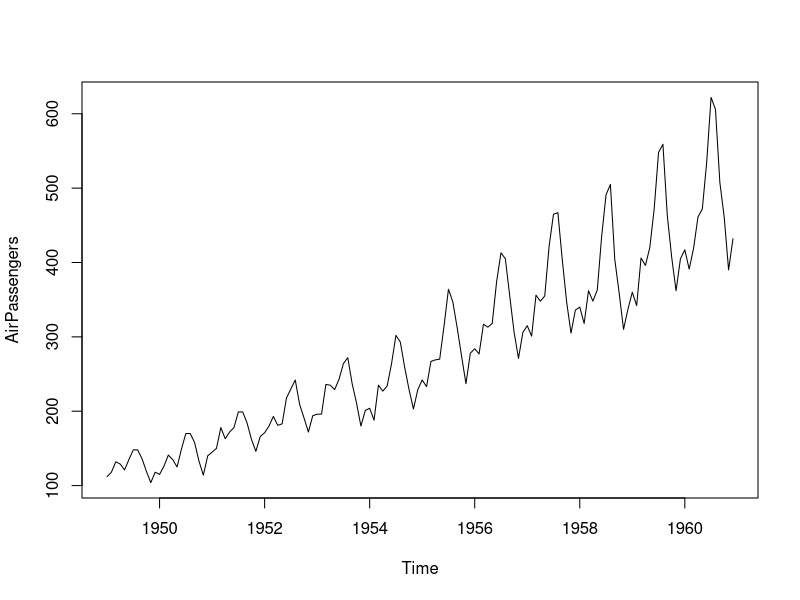
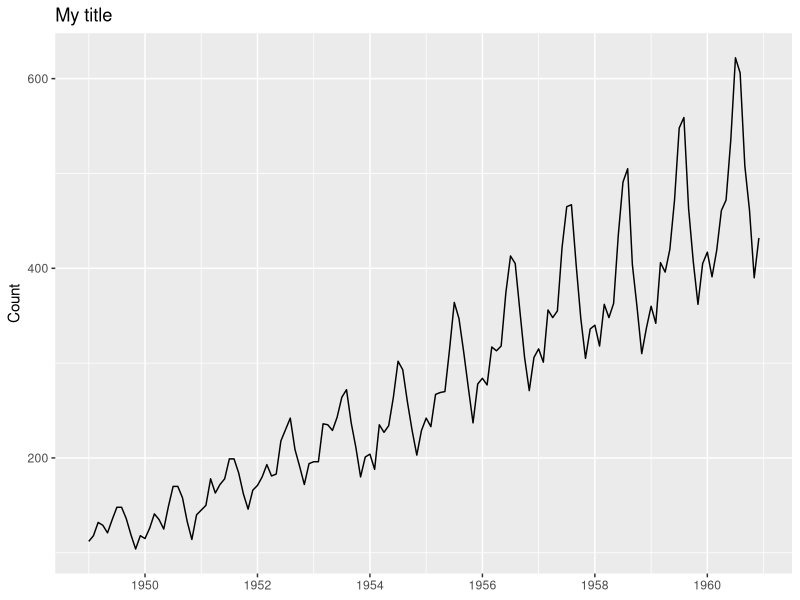

Reproduce these figures in R, in order. (Note: this script raises an error after producing the figures.)

data <- c(123, 125, 128, 130, 135, 138, 140, 145)

?ts

ts_data <- ts(data, start = c(2020, 1), frequency = 12)
class(ts_data)
class(data)
start(ts_data)
end(ts_data)
frequency(ts_data)
time(ts_data)

zoo::as.yearmon(time(ts_data))
lubridate::my(zoo::as.yearmon(time(ts_data)))

# annual
ts(data, start = c(2020, 1), frequency = 1) |> print(calendar = T)
ts(data, start = c(2020, 1), frequency = 31)
ts(data, start = c(2020, 1), frequency = 7) |> time()
ts(data, start = c(2020, 1), frequency = 365)
ts(data, start = c(2020, 1), frequency = 365.25)

# piping
#%>%
#|>

mean(rnorm(100))
rnorm(100) |> mean() |> round()

# multivariate
matrix(rnorm(300), 100, 3)
ts(
  matrix(rnorm(300), 100, 3),
  start = c(2020, 1),
  frequency = 12
)

AirPassengers
class(AirPassengers)
plot(AirPassengers)
time(AirPassengers)

data("rock")

AirPassengers



# plotting ----------------------------------------------------------------

AirPassengers

library(forecast)
library(ggplot2)
autoplot(AirPassengers) +
  labs(title = "My title", x = NULL, y = "Count")


autoplot(AirPassengers) +
  scale_x_date()

gg <- autoplot(AirPassengers)
structure(gg)
View(gg)
gg$data





